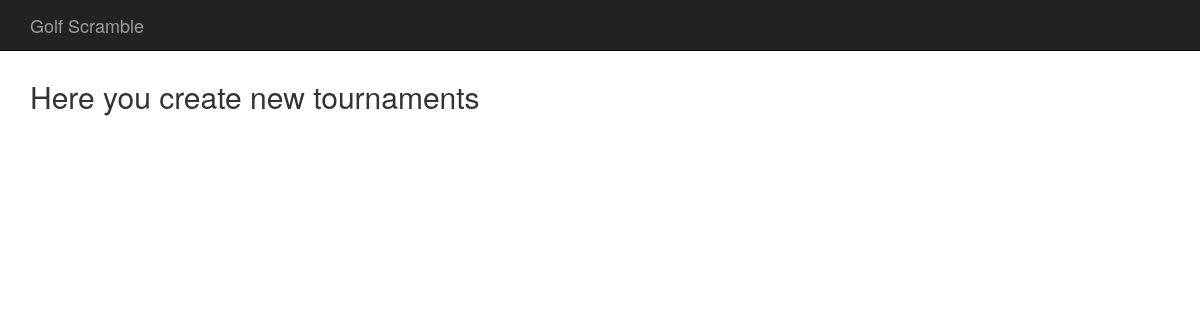
Before: /tournaments/ (signed in) with the older database file.
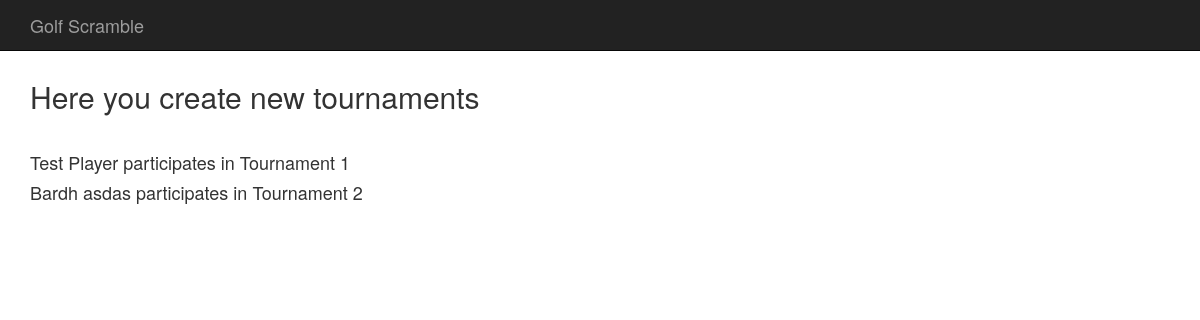
After: the same page with the newer database file.
### participations/models.py (models this page shows, shortened)
class Participation (models.Model):
    id = models.AutoField(primary_key=True)
    player = models.ForeignKey(CustomUser, on_delete=models.CASCADE)
    tournament = models.ForeignKey(Tournament, on_delete=models.CASCADE)
    date_joined = models.DateField(blank=True, default=timezone.now)

### users/models.py (models this page shows, shortened)
class CustomUser(AbstractUser):
    first_name = models.CharField(max_length=200, blank=False)
    last_name = models.CharField(max_length=200, blank=False)
    is_staff = models.BooleanField(default=False)

### tournaments/models.py (models this page shows, shortened)
class Tournament(models.Model):
    id = models.AutoField(primary_key=True)
    name = models.CharField(max_length=200)
    description = models.TextField()
    tourn_date = models.DateTimeField(blank=True, default=one_day_hence())

### pages/views.py (the view)
# urls.py: path('tournaments/', TournamentsView, name='tournaments'),
def TournamentsView(request):
    return render(request, 'tournaments.html', context)

### templates/tournaments.html
{% extends "base.html" %}
{% block content %}
{% if user.is_authenticated and user.is_staff%}
 <h2> Here you create new tournaments </h2> <br>
  {% for participation in participations %}
        <h4>{{ participation.player.first_name }} {{ participation.player.last_name }}
            participates in {{ participation.tournament.name }}</h4>
  {% endfor %}
{% elif  user.is_authenticated and not user.is_staff %}
    Here you sign up for possible tournaments <br>
    {% for tournament in tournaments %}
        <h1>{{ tournament.name }}</h1>
        <h1>{{ tournament.description }}</h1>
    {% endfor %}
{% endif %}
{% endblock %}

### templates/base.html (shortened to what this page needs)
<!DOCTYPE html>
<html>
  <head>
    <link rel="stylesheet" href="//netdna.bootstrapcdn.com/bootstrap/3.0.0/css/bootstrap.min.css">
  </head>
  <body>
    <div class="navbar navbar-fixed-top navbar-inverse" role="navigation">
      <div class="container">
        <div class="navbar-header">
          <a class="navbar-brand" href="#">Golf Scramble</a>
        </div>
        <div class="collapse navbar-collapse">
        </div>
      </div>
    </div>
    <div class="container">
    {% block content %}
    {% endblock %}
    </div>
  </body>
</html>

### templates/base.html (style rules this page uses)
body { padding-top: 60px; }

Changed rows visible on the page:
added Participation: player.first_name "Test", player.last_name "Player", tournament.name "Tournament 1"
added Participation: player.first_name "Bardh", player.last_name "asdas", tournament.name "Tournament 2"
